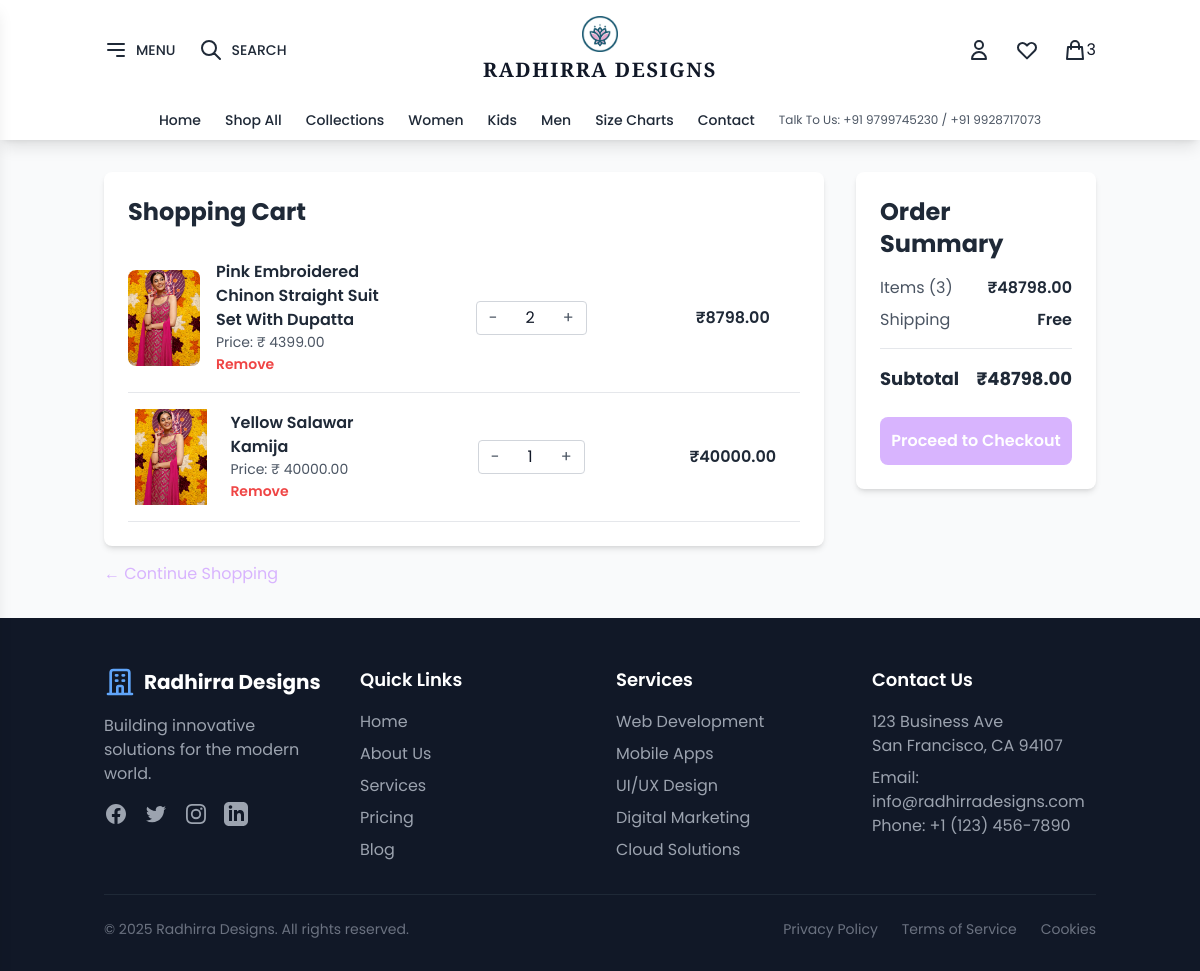
/Radhirra/cart/ (signed in), run on the app's committed database.
### Radhirra/models.py (models this page shows, shortened)
class OrderItem(models.Model):
    product = models.ForeignKey(Product, on_delete=models.SET_NULL, null=True)
    order = models.ForeignKey(Order, on_delete=models.SET_NULL, null=True)
    quantity = models.IntegerField(default=0, null=True, blank=True)
    date_added = models.DateTimeField(auto_now_add=True)
    @property
    def get_total(self):
        price = (
            self.product.sale_price
            if self.product.sale_price
            else self.product.regular_price
        )
        total = price * self.quantity
        return total

class Product(models.Model):
    SIZE_CHOICES = [
        ("S", "S"),
        ("M", "M"),
        ("L", "L"),
        ("XL", "XL"),
        ("XXL", "XXL"),
    ]
    name = models.CharField(max_length=200)
    sku = models.CharField(max_length=50, unique=True, null=True, blank=True)
    regular_price = models.DecimalField(max_digits=10, decimal_places=2)
    sale_price = models.DecimalField(
        max_digits=10, decimal_places=2, null=True, blank=True
    )
    description = models.TextField(blank=True, null=True)
    size = models.CharField(max_length=3, choices=SIZE_CHOICES, null=True, blank=True)
    material = models.CharField(max_length=100, null=True, blank=True)
    specifications = models.TextField(blank=True, null=True)
    seller_information = models.TextField(blank=True, null=True)
    image = models.ImageField(upload_to="products/", null=True, blank=True)
    digital = models.BooleanField(default=False, null=True, blank=True)
    @property
    def imageURL(self):
        try:
            url = self.image.url
        except:
            url = ""
        return url

class Order(models.Model):
    customer = models.ForeignKey(
        Customer, on_delete=models.SET_NULL, null=True, blank=True
    )
    date_ordered = models.DateTimeField(auto_now_add=True)
    complete = models.BooleanField(default=False)
    transaction_id = models.CharField(max_length=100, null=True)
    @property
    def get_cart_total(self):
        orderitems = self.orderitem_set.all()
        total = sum([item.get_total for item in orderitems])
        return total
    @property
    def get_cart_items(self):
        orderitems = self.orderitem_set.all()
        total = sum([item.quantity for item in orderitems])
        return total

### Radhirra/views.py (the view)
# urls.py: path("cart/", views.cart, name="cart"),
def cart(request):
    data = cartData(request)
    cartItems = data["cartItems"]
    order = data["order"]
    items = data["items"]
    context = {"items": items, "order": order, "cartItems": cartItems}
    return render(request, "cart.html", context)

### Radhirra/utils.py (called while the page is built)
def cartData(request):
    if request.user.is_authenticated:
        customer = request.user.customer
        order, created = Order.objects.get_or_create(customer=customer, complete=False)
        items = order.orderitem_set.all()
        cartItems = order.get_cart_items
    else:
        cookieData = cookieCart(request)
        cartItems = cookieData["cartItems"]
        order = cookieData["order"]
        items = cookieData["items"]
    return {"cartItems": cartItems, "order": order, "items": items}

### Radhirra/templates/cart.html
{% extends 'layout.html' %}
{% load static %}
{% block content %}
  <div class="container mx-auto px-4 py-8">
    <div class="flex flex-col lg:flex-row gap-8">
      <div class="lg:w-3/4">
        <div class="bg-white dark:bg-light-bg rounded-lg shadow-md p-6 mb-4">
          <h2 class="text-2xl font-bold mb-4 text-gray-800 dark:text-text-main">Shopping Cart</h2>
          {% if items %}
            {% for item in items %}
              <div class="flex items-center justify-between border-b border-gray-200 dark:border-gray-700 py-4">
                <div class="flex items-center w-2/5">
                  <img class="h-24 w-24 object-contain rounded-lg mr-4" src="{{ item.product.imageURL }}" alt="{{ item.product.name }}" />
                  <div>
                    <p class="font-semibold text-gray-800 dark:text-text-main">{{ item.product.name }}</p>
                    <p class="text-sm text-gray-600 dark:text-text-secondary">
                      Price: ₹{% if item.product.sale_price %}
                        {{ item.product.sale_price|floatformat:2 }}
                      {% else %}
                        {{ item.product.regular_price|floatformat:2 }}
                      {% endif %}
                    </p>
                    <button data-product="{{ item.product.id }}" data-action="remove_item" class="update-cart text-red-500 hover:text-red-700 text-sm font-semibold">Remove</button>
                  </div>
                </div>
                <div class="flex items-center justify-center w-1/5">
                  <div class="flex items-center border border-gray-300 dark:border-gray-600 rounded">
                    <button data-product="{{ item.product.id }}" data-action="remove" class="update-cart text-gray-600 dark:text-gray-400 hover:bg-gray-100 dark:hover:bg-gray-700 px-3 py-1">-</button>
                    <p class="quantity px-4">{{ item.quantity }}</p>
                    <button data-product="{{ item.product.id }}" data-action="add" class="update-cart text-gray-600 dark:text-gray-400 hover:bg-gray-100 dark:hover:bg-gray-700 px-3 py-1">+</button>
                  </div>
                </div>
                <div class="w-1/5 text-center">
                  <p class="font-semibold text-gray-800 dark:text-text-main">₹{{ item.get_total|floatformat:2 }}</p>
                </div>
              </div>
            {% endfor %}
          {% else %}
            <p class="text-gray-600 dark:text-text-secondary">Your cart is empty.</p>
          {% endif %}
        </div>
        <a href="{% url 'index' %}" class="text-primary hover:underline">&#x2190; Continue Shopping</a>
      </div>
      <div class="lg:w-1/4">
        <div class="bg-white dark:bg-light-bg rounded-lg shadow-md p-6">
          <h2 class="text-2xl font-bold mb-4 text-gray-800 dark:text-text-main">Order Summary</h2>
          <div class="flex justify-between mb-2">
            <span class="text-gray-600 dark:text-text-secondary">Items ({{ order.get_cart_items }})</span>
            <span class="font-semibold text-gray-800 dark:text-text-main">₹{{ order.get_cart_total|floatformat:2 }}</span>
          </div>
          <div class="flex justify-between mb-2">
            <span class="text-gray-600 dark:text-text-secondary">Shipping</span>
            <span class="font-semibold text-gray-800 dark:text-text-main">Free</span>
          </div>
          <hr class="my-4 border-gray-200 dark:border-gray-700" />
          <div class="flex justify-between font-bold text-lg">
            <span class="text-gray-800 dark:text-text-main">Subtotal</span>
            <span class="text-gray-800 dark:text-text-main">₹{{ order.get_cart_total|floatformat:2 }}</span>
          </div>
          <a href="{% url 'checkout' %}" class="block text-center w-full bg-primary text-white rounded-lg py-3 mt-6 font-semibold hover:bg-opacity-90">Proceed to Checkout</a>
        </div>
      </div>
    </div>
  </div>
{% endblock %}

### templates/layout.html (style rules this page uses)
body { font-family: 'Poppins', sans-serif; }

### data on the page
OrderItem: product.imageURL (picture), product.name "Pink Embroidered Chinon Straight Suit Set With Dupatta", product.sale_price "4399.00", quantity "2", get_total "8798.00"
OrderItem: product.imageURL (picture), product.name "Yellow Salawar Kamija", product.sale_price "40000.00", quantity "1", get_total "40000.00"
Order: get_cart_items "3", get_cart_total "48798.00"

### other printed values
{{ cartItems }} "3"
